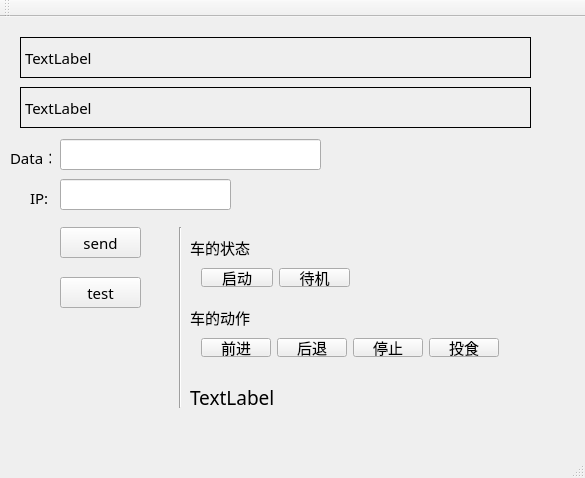
<?xml version="1.0" encoding="UTF-8"?>
<ui version="4.0">
 <class>MainWindow</class>
 <widget class="QMainWindow" name="MainWindow">
  <property name="geometry">
   <rect>
    <x>0</x>
    <y>0</y>
    <width>585</width>
    <height>478</height>
   </rect>
  </property>
  <property name="font">
   <font>
    <family>Adobe Arabic</family>
    <pointsize>11</pointsize>
   </font>
  </property>
  <property name="windowTitle">
   <string>MainWindow</string>
  </property>
  <widget class="QWidget" name="centralWidget">
   <widget class="QLabel" name="label">
    <property name="geometry">
     <rect>
      <x>20</x>
      <y>20</y>
      <width>511</width>
      <height>41</height>
     </rect>
    </property>
    <property name="frameShape">
     <enum>QFrame::Box</enum>
    </property>
    <property name="text">
     <string>TextLabel</string>
    </property>
   </widget>
   <widget class="QLabel" name="label_2">
    <property name="geometry">
     <rect>
      <x>20</x>
      <y>70</y>
      <width>511</width>
      <height>41</height>
     </rect>
    </property>
    <property name="frameShape">
     <enum>QFrame::Box</enum>
    </property>
    <property name="text">
     <string>TextLabel</string>
    </property>
   </widget>
   <widget class="QPushButton" name="pushButton">
    <property name="geometry">
     <rect>
      <x>60</x>
      <y>210</y>
      <width>81</width>
      <height>31</height>
     </rect>
    </property>
    <property name="font">
     <font>
      <family>Adobe Caslon Pro</family>
     </font>
    </property>
    <property name="text">
     <string>send</string>
    </property>
   </widget>
   <widget class="QLineEdit" name="lineEdit">
    <property name="geometry">
     <rect>
      <x>60</x>
      <y>122</y>
      <width>261</width>
      <height>31</height>
     </rect>
    </property>
   </widget>
   <widget class="QLineEdit" name="lineEdit_IP">
    <property name="geometry">
     <rect>
      <x>60</x>
      <y>162</y>
      <width>171</width>
      <height>31</height>
     </rect>
    </property>
   </widget>
   <widget class="QLabel" name="label_3">
    <property name="geometry">
     <rect>
      <x>30</x>
      <y>170</y>
      <width>21</width>
      <height>21</height>
     </rect>
    </property>
    <property name="text">
     <string>IP:</string>
    </property>
   </widget>
   <widget class="QPushButton" name="pushButton_4">
    <property name="geometry">
     <rect>
      <x>60</x>
      <y>260</y>
      <width>81</width>
      <height>31</height>
     </rect>
    </property>
    <property name="text">
     <string>test</string>
    </property>
   </widget>
   <widget class="QLabel" name="label_4">
    <property name="geometry">
     <rect>
      <x>190</x>
      <y>370</y>
      <width>181</width>
      <height>21</height>
     </rect>
    </property>
    <property name="font">
     <font>
      <family>Agency FB</family>
      <pointsize>14</pointsize>
     </font>
    </property>
    <property name="text">
     <string>TextLabel</string>
    </property>
   </widget>
   <widget class="Line" name="line">
    <property name="geometry">
     <rect>
      <x>170</x>
      <y>210</y>
      <width>20</width>
      <height>181</height>
     </rect>
    </property>
    <property name="orientation">
     <enum>Qt::Vertical</enum>
    </property>
   </widget>
   <widget class="QLabel" name="label_5">
    <property name="geometry">
     <rect>
      <x>10</x>
      <y>130</y>
      <width>41</width>
      <height>21</height>
     </rect>
    </property>
    <property name="text">
     <string>Data：</string>
    </property>
   </widget>
   <widget class="QWidget" name="horizontalLayoutWidget">
    <property name="geometry">
     <rect>
      <x>190</x>
      <y>240</y>
      <width>171</width>
      <height>41</height>
     </rect>
    </property>
    <layout class="QHBoxLayout" name="horizontalLayout">
     <item>
      <widget class="QPushButton" name="buttonRun">
       <property name="text">
        <string>启动</string>
       </property>
      </widget>
     </item>
     <item>
      <widget class="QPushButton" name="buttonSleep">
       <property name="text">
        <string>待机</string>
       </property>
      </widget>
     </item>
    </layout>
   </widget>
   <widget class="QWidget" name="horizontalLayoutWidget_2">
    <property name="geometry">
     <rect>
      <x>190</x>
      <y>310</y>
      <width>320</width>
      <height>41</height>
     </rect>
    </property>
    <layout class="QHBoxLayout" name="horizontalLayout_2">
     <item>
      <widget class="QPushButton" name="buttonForward">
       <property name="text">
        <string>前进</string>
       </property>
      </widget>
     </item>
     <item>
      <widget class="QPushButton" name="buttonBack">
       <property name="text">
        <string>后退</string>
       </property>
      </widget>
     </item>
     <item>
      <widget class="QPushButton" name="buttonStop">
       <property name="sizePolicy">
        <sizepolicy hsizetype="Minimum" vsizetype="Fixed">
         <horstretch>0</horstretch>
         <verstretch>0</verstretch>
        </sizepolicy>
       </property>
       <property name="maximumSize">
        <size>
         <width>16777215</width>
         <height>16777215</height>
        </size>
       </property>
       <property name="text">
        <string>停止</string>
       </property>
      </widget>
     </item>
     <item>
      <widget class="QPushButton" name="buttonThrow">
       <property name="text">
        <string>投食</string>
       </property>
      </widget>
     </item>
    </layout>
   </widget>
   <widget class="QLabel" name="label_6">
    <property name="geometry">
     <rect>
      <x>190</x>
      <y>220</y>
      <width>81</width>
      <height>20</height>
     </rect>
    </property>
    <property name="text">
     <string>车的状态</string>
    </property>
   </widget>
   <widget class="QLabel" name="label_7">
    <property name="geometry">
     <rect>
      <x>190</x>
      <y>290</y>
      <width>81</width>
      <height>20</height>
     </rect>
    </property>
    <property name="text">
     <string>车的动作</string>
    </property>
   </widget>
  </widget>
  <widget class="QMenuBar" name="menuBar">
   <property name="geometry">
    <rect>
     <x>0</x>
     <y>0</y>
     <width>585</width>
     <height>23</height>
    </rect>
   </property>
  </widget>
  <widget class="QToolBar" name="mainToolBar">
   <attribute name="toolBarArea">
    <enum>TopToolBarArea</enum>
   </attribute>
   <attribute name="toolBarBreak">
    <bool>false</bool>
   </attribute>
  </widget>
  <widget class="QStatusBar" name="statusBar"/>
 </widget>
 <layoutdefault spacing="6" margin="11"/>
 <resources/>
 <connections/>
</ui>
